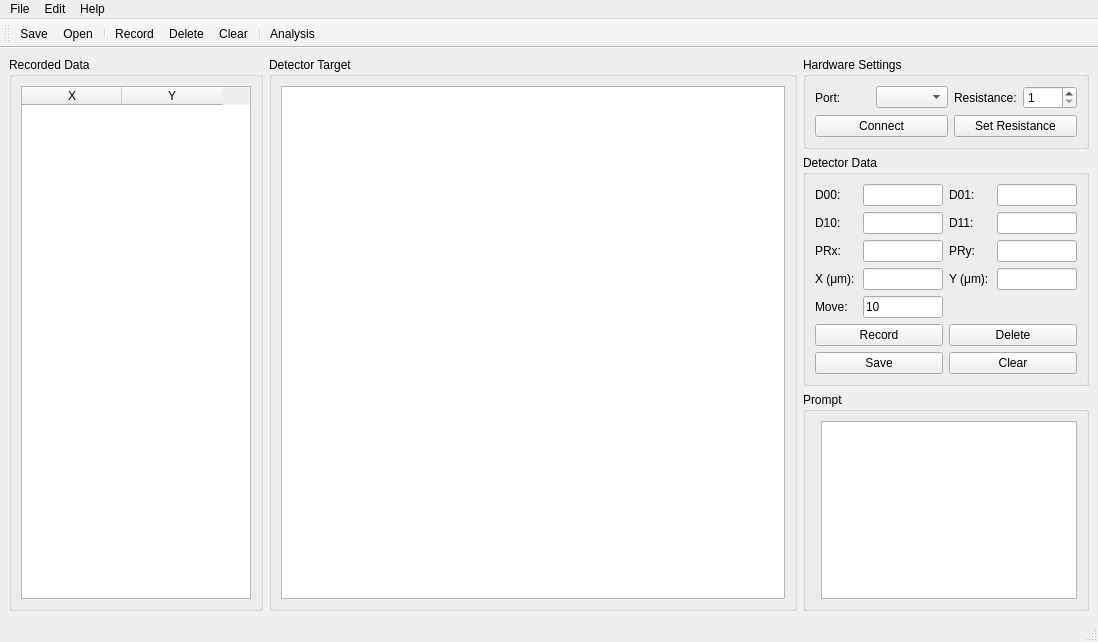
<?xml version="1.0" encoding="UTF-8"?>
<ui version="4.0">
 <class>MainWindow</class>
 <widget class="QMainWindow" name="MainWindow">
  <property name="geometry">
   <rect>
    <x>0</x>
    <y>0</y>
    <width>1098</width>
    <height>642</height>
   </rect>
  </property>
  <property name="windowTitle">
   <string>Laser Collimator</string>
  </property>
  <property name="windowIcon">
   <iconset resource="res.qrc">
    <normaloff>:/logo/images/proj1.png</normaloff>:/logo/images/proj1.png</iconset>
  </property>
  <widget class="QWidget" name="centralwidget">
   <property name="sizePolicy">
    <sizepolicy hsizetype="Preferred" vsizetype="Preferred">
     <horstretch>0</horstretch>
     <verstretch>0</verstretch>
    </sizepolicy>
   </property>
   <layout class="QHBoxLayout" name="horizontalLayout">
    <item>
     <widget class="QGroupBox" name="groupBox_5">
      <property name="title">
       <string>Recorded Data</string>
      </property>
      <layout class="QVBoxLayout" name="verticalLayout_2">
       <item>
        <widget class="QTableWidget" name="tableWidget">
         <property name="sizePolicy">
          <sizepolicy hsizetype="Minimum" vsizetype="Expanding">
           <horstretch>0</horstretch>
           <verstretch>0</verstretch>
          </sizepolicy>
         </property>
         <property name="maximumSize">
          <size>
           <width>230</width>
           <height>16777215</height>
          </size>
         </property>
         <attribute name="horizontalHeaderVisible">
          <bool>true</bool>
         </attribute>
         <attribute name="horizontalHeaderCascadingSectionResizes">
          <bool>false</bool>
         </attribute>
         <attribute name="horizontalHeaderMinimumSectionSize">
          <number>24</number>
         </attribute>
         <attribute name="horizontalHeaderDefaultSectionSize">
          <number>100</number>
         </attribute>
         <attribute name="horizontalHeaderShowSortIndicator" stdset="0">
          <bool>false</bool>
         </attribute>
         <attribute name="horizontalHeaderStretchLastSection">
          <bool>false</bool>
         </attribute>
         <attribute name="verticalHeaderStretchLastSection">
          <bool>false</bool>
         </attribute>
         <column>
          <property name="text">
           <string>X</string>
          </property>
         </column>
         <column>
          <property name="text">
           <string>Y</string>
          </property>
         </column>
        </widget>
       </item>
      </layout>
     </widget>
    </item>
    <item>
     <widget class="QGroupBox" name="groupBox_4">
      <property name="title">
       <string>Detector Target</string>
      </property>
      <layout class="QGridLayout" name="gridLayout_3">
       <item row="0" column="0">
        <widget class="QGraphicsView" name="graphicsView">
         <property name="sizePolicy">
          <sizepolicy hsizetype="Expanding" vsizetype="Expanding">
           <horstretch>0</horstretch>
           <verstretch>0</verstretch>
          </sizepolicy>
         </property>
         <property name="minimumSize">
          <size>
           <width>500</width>
           <height>500</height>
          </size>
         </property>
        </widget>
       </item>
      </layout>
     </widget>
    </item>
    <item>
     <layout class="QVBoxLayout" name="verticalLayout">
      <item>
       <widget class="QGroupBox" name="groupBox">
        <property name="sizePolicy">
         <sizepolicy hsizetype="Minimum" vsizetype="Preferred">
          <horstretch>0</horstretch>
          <verstretch>0</verstretch>
         </sizepolicy>
        </property>
        <property name="title">
         <string>Hardware Settings</string>
        </property>
        <layout class="QHBoxLayout" name="horizontalLayout_3">
         <item>
          <layout class="QGridLayout" name="gridLayout">
           <property name="sizeConstraint">
            <enum>QLayout::SizeConstraint::SetDefaultConstraint</enum>
           </property>
           <property name="spacing">
            <number>6</number>
           </property>
           <item row="0" column="0">
            <widget class="QLabel" name="label">
             <property name="sizePolicy">
              <sizepolicy hsizetype="Minimum" vsizetype="Preferred">
               <horstretch>0</horstretch>
               <verstretch>0</verstretch>
              </sizepolicy>
             </property>
             <property name="maximumSize">
              <size>
               <width>70</width>
               <height>16777215</height>
              </size>
             </property>
             <property name="text">
              <string>Port:</string>
             </property>
            </widget>
           </item>
           <item row="0" column="1">
            <widget class="QComboBox" name="portComboBox">
             <property name="sizePolicy">
              <sizepolicy hsizetype="Minimum" vsizetype="Fixed">
               <horstretch>0</horstretch>
               <verstretch>0</verstretch>
              </sizepolicy>
             </property>
             <property name="maximumSize">
              <size>
               <width>80</width>
               <height>16777215</height>
              </size>
             </property>
            </widget>
           </item>
           <item row="0" column="2">
            <widget class="QLabel" name="label_2">
             <property name="sizePolicy">
              <sizepolicy hsizetype="Minimum" vsizetype="Preferred">
               <horstretch>0</horstretch>
               <verstretch>0</verstretch>
              </sizepolicy>
             </property>
             <property name="minimumSize">
              <size>
               <width>0</width>
               <height>0</height>
              </size>
             </property>
             <property name="maximumSize">
              <size>
               <width>70</width>
               <height>16777215</height>
              </size>
             </property>
             <property name="text">
              <string>Resistance:</string>
             </property>
            </widget>
           </item>
           <item row="0" column="3">
            <widget class="QSpinBox" name="resistanceBox">
             <property name="maximumSize">
              <size>
               <width>80</width>
               <height>16777215</height>
              </size>
             </property>
             <property name="minimum">
              <number>1</number>
             </property>
             <property name="maximum">
              <number>31</number>
             </property>
             <property name="value">
              <number>1</number>
             </property>
            </widget>
           </item>
           <item row="1" column="0" colspan="2">
            <widget class="QPushButton" name="connectBtn">
             <property name="sizePolicy">
              <sizepolicy hsizetype="Minimum" vsizetype="Fixed">
               <horstretch>0</horstretch>
               <verstretch>0</verstretch>
              </sizepolicy>
             </property>
             <property name="maximumSize">
              <size>
               <width>16777215</width>
               <height>16777215</height>
              </size>
             </property>
             <property name="text">
              <string>Connect</string>
             </property>
            </widget>
           </item>
           <item row="1" column="2" colspan="2">
            <widget class="QPushButton" name="setResistanceBtn">
             <property name="maximumSize">
              <size>
               <width>16777215</width>
               <height>16777215</height>
              </size>
             </property>
             <property name="text">
              <string>Set Resistance</string>
             </property>
            </widget>
           </item>
          </layout>
         </item>
        </layout>
       </widget>
      </item>
      <item>
       <widget class="QGroupBox" name="groupBox_2">
        <property name="sizePolicy">
         <sizepolicy hsizetype="Minimum" vsizetype="Preferred">
          <horstretch>0</horstretch>
          <verstretch>0</verstretch>
         </sizepolicy>
        </property>
        <property name="title">
         <string>Detector Data</string>
        </property>
        <layout class="QHBoxLayout" name="horizontalLayout_2">
         <item>
          <layout class="QGridLayout" name="gridLayout_2">
           <property name="sizeConstraint">
            <enum>QLayout::SizeConstraint::SetDefaultConstraint</enum>
           </property>
           <item row="1" column="2">
            <widget class="QLabel" name="label_6">
             <property name="sizePolicy">
              <sizepolicy hsizetype="Minimum" vsizetype="Preferred">
               <horstretch>0</horstretch>
               <verstretch>0</verstretch>
              </sizepolicy>
             </property>
             <property name="text">
              <string>D11:</string>
             </property>
            </widget>
           </item>
           <item row="3" column="1">
            <widget class="QLineEdit" name="xPosEdit">
             <property name="sizePolicy">
              <sizepolicy hsizetype="Minimum" vsizetype="Fixed">
               <horstretch>0</horstretch>
               <verstretch>0</verstretch>
              </sizepolicy>
             </property>
             <property name="maximumSize">
              <size>
               <width>80</width>
               <height>16777215</height>
              </size>
             </property>
             <property name="readOnly">
              <bool>true</bool>
             </property>
            </widget>
           </item>
           <item row="0" column="1">
            <widget class="QLineEdit" name="v00Edit">
             <property name="sizePolicy">
              <sizepolicy hsizetype="Minimum" vsizetype="Fixed">
               <horstretch>0</horstretch>
               <verstretch>0</verstretch>
              </sizepolicy>
             </property>
             <property name="maximumSize">
              <size>
               <width>80</width>
               <height>16777215</height>
              </size>
             </property>
             <property name="readOnly">
              <bool>true</bool>
             </property>
            </widget>
           </item>
           <item row="4" column="1">
            <widget class="QLineEdit" name="moveEdit">
             <property name="sizePolicy">
              <sizepolicy hsizetype="Minimum" vsizetype="Fixed">
               <horstretch>0</horstretch>
               <verstretch>0</verstretch>
              </sizepolicy>
             </property>
             <property name="maximumSize">
              <size>
               <width>80</width>
               <height>16777215</height>
              </size>
             </property>
             <property name="text">
              <string>10</string>
             </property>
            </widget>
           </item>
           <item row="1" column="1">
            <widget class="QLineEdit" name="v10Edit">
             <property name="sizePolicy">
              <sizepolicy hsizetype="Minimum" vsizetype="Fixed">
               <horstretch>0</horstretch>
               <verstretch>0</verstretch>
              </sizepolicy>
             </property>
             <property name="maximumSize">
              <size>
               <width>80</width>
               <height>16777215</height>
              </size>
             </property>
             <property name="readOnly">
              <bool>true</bool>
             </property>
            </widget>
           </item>
           <item row="2" column="1">
            <widget class="QLineEdit" name="pxEdit">
             <property name="sizePolicy">
              <sizepolicy hsizetype="Minimum" vsizetype="Fixed">
               <horstretch>0</horstretch>
               <verstretch>0</verstretch>
              </sizepolicy>
             </property>
             <property name="maximumSize">
              <size>
               <width>80</width>
               <height>16777215</height>
              </size>
             </property>
             <property name="readOnly">
              <bool>true</bool>
             </property>
            </widget>
           </item>
           <item row="1" column="3">
            <widget class="QLineEdit" name="v11Edit">
             <property name="sizePolicy">
              <sizepolicy hsizetype="Minimum" vsizetype="Fixed">
               <horstretch>0</horstretch>
               <verstretch>0</verstretch>
              </sizepolicy>
             </property>
             <property name="maximumSize">
              <size>
               <width>80</width>
               <height>16777215</height>
              </size>
             </property>
             <property name="readOnly">
              <bool>true</bool>
             </property>
            </widget>
           </item>
           <item row="2" column="0">
            <widget class="QLabel" name="label_7">
             <property name="sizePolicy">
              <sizepolicy hsizetype="Minimum" vsizetype="Preferred">
               <horstretch>0</horstretch>
               <verstretch>0</verstretch>
              </sizepolicy>
             </property>
             <property name="text">
              <string>PRx:</string>
             </property>
            </widget>
           </item>
           <item row="2" column="2">
            <widget class="QLabel" name="label_8">
             <property name="sizePolicy">
              <sizepolicy hsizetype="Minimum" vsizetype="Preferred">
               <horstretch>0</horstretch>
               <verstretch>0</verstretch>
              </sizepolicy>
             </property>
             <property name="text">
              <string>PRy:</string>
             </property>
            </widget>
           </item>
           <item row="1" column="0">
            <widget class="QLabel" name="label_5">
             <property name="sizePolicy">
              <sizepolicy hsizetype="Minimum" vsizetype="Preferred">
               <horstretch>0</horstretch>
               <verstretch>0</verstretch>
              </sizepolicy>
             </property>
             <property name="maximumSize">
              <size>
               <width>16777215</width>
               <height>16777215</height>
              </size>
             </property>
             <property name="text">
              <string>D10:</string>
             </property>
            </widget>
           </item>
           <item row="3" column="0">
            <widget class="QLabel" name="label_9">
             <property name="sizePolicy">
              <sizepolicy hsizetype="Minimum" vsizetype="Preferred">
               <horstretch>0</horstretch>
               <verstretch>0</verstretch>
              </sizepolicy>
             </property>
             <property name="maximumSize">
              <size>
               <width>16777215</width>
               <height>16777215</height>
              </size>
             </property>
             <property name="text">
              <string>X (μm):</string>
             </property>
            </widget>
           </item>
           <item row="0" column="3">
            <widget class="QLineEdit" name="v01Edit">
             <property name="sizePolicy">
              <sizepolicy hsizetype="Minimum" vsizetype="Fixed">
               <horstretch>0</horstretch>
               <verstretch>0</verstretch>
              </sizepolicy>
             </property>
             <property name="maximumSize">
              <size>
               <width>80</width>
               <height>16777215</height>
              </size>
             </property>
             <property name="readOnly">
              <bool>true</bool>
             </property>
            </widget>
           </item>
           <item row="0" column="0">
            <widget class="QLabel" name="label_3">
             <property name="sizePolicy">
              <sizepolicy hsizetype="Minimum" vsizetype="Preferred">
               <horstretch>0</horstretch>
               <verstretch>0</verstretch>
              </sizepolicy>
             </property>
             <property name="maximumSize">
              <size>
               <width>70</width>
               <height>16777215</height>
              </size>
             </property>
             <property name="tabletTracking">
              <bool>false</bool>
             </property>
             <property name="text">
              <string>D00:</string>
             </property>
            </widget>
           </item>
           <item row="5" column="2" colspan="2">
            <widget class="QPushButton" name="deleteBtn">
             <property name="text">
              <string>Delete</string>
             </property>
            </widget>
           </item>
           <item row="3" column="2">
            <widget class="QLabel" name="label_10">
             <property name="sizePolicy">
              <sizepolicy hsizetype="Minimum" vsizetype="Preferred">
               <horstretch>0</horstretch>
               <verstretch>0</verstretch>
              </sizepolicy>
             </property>
             <property name="maximumSize">
              <size>
               <width>16777215</width>
               <height>16777215</height>
              </size>
             </property>
             <property name="text">
              <string>Y (μm):</string>
             </property>
            </widget>
           </item>
           <item row="4" column="0">
            <widget class="QLabel" name="label_11">
             <property name="sizePolicy">
              <sizepolicy hsizetype="Minimum" vsizetype="Preferred">
               <horstretch>0</horstretch>
               <verstretch>0</verstretch>
              </sizepolicy>
             </property>
             <property name="maximumSize">
              <size>
               <width>16777215</width>
               <height>16777215</height>
              </size>
             </property>
             <property name="text">
              <string>Move:</string>
             </property>
            </widget>
           </item>
           <item row="0" column="2">
            <widget class="QLabel" name="label_4">
             <property name="sizePolicy">
              <sizepolicy hsizetype="Minimum" vsizetype="Preferred">
               <horstretch>0</horstretch>
               <verstretch>0</verstretch>
              </sizepolicy>
             </property>
             <property name="maximumSize">
              <size>
               <width>70</width>
               <height>16777215</height>
              </size>
             </property>
             <property name="text">
              <string>D01:</string>
             </property>
            </widget>
           </item>
           <item row="2" column="3">
            <widget class="QLineEdit" name="pyEdit">
             <property name="sizePolicy">
              <sizepolicy hsizetype="Minimum" vsizetype="Fixed">
               <horstretch>0</horstretch>
               <verstretch>0</verstretch>
              </sizepolicy>
             </property>
             <property name="maximumSize">
              <size>
               <width>80</width>
               <height>16777215</height>
              </size>
             </property>
             <property name="readOnly">
              <bool>true</bool>
             </property>
            </widget>
           </item>
           <item row="3" column="3">
            <widget class="QLineEdit" name="yPosEdit">
             <property name="sizePolicy">
              <sizepolicy hsizetype="Minimum" vsizetype="Fixed">
               <horstretch>0</horstretch>
               <verstretch>0</verstretch>
              </sizepolicy>
             </property>
             <property name="maximumSize">
              <size>
               <width>80</width>
               <height>16777215</height>
              </size>
             </property>
             <property name="readOnly">
              <bool>true</bool>
             </property>
            </widget>
           </item>
           <item row="6" column="2" colspan="2">
            <widget class="QPushButton" name="clearBtn">
             <property name="text">
              <string>Clear</string>
             </property>
            </widget>
           </item>
           <item row="6" column="0" colspan="2">
            <widget class="QPushButton" name="saveBtn">
             <property name="text">
              <string>Save</string>
             </property>
            </widget>
           </item>
           <item row="5" column="0" colspan="2">
            <widget class="QPushButton" name="recordBtn">
             <property name="text">
              <string>Record</string>
             </property>
            </widget>
           </item>
          </layout>
         </item>
        </layout>
       </widget>
      </item>
      <item>
       <widget class="QGroupBox" name="groupBox_3">
        <property name="sizePolicy">
         <sizepolicy hsizetype="Minimum" vsizetype="Preferred">
          <horstretch>0</horstretch>
          <verstretch>0</verstretch>
         </sizepolicy>
        </property>
        <property name="title">
         <string>Prompt</string>
        </property>
        <layout class="QFormLayout" name="formLayout">
         <property name="sizeConstraint">
          <enum>QLayout::SizeConstraint::SetDefaultConstraint</enum>
         </property>
         <item row="0" column="1">
          <widget class="QTextBrowser" name="textBrowser">
           <property name="sizePolicy">
            <sizepolicy hsizetype="Minimum" vsizetype="Expanding">
             <horstretch>0</horstretch>
             <verstretch>0</verstretch>
            </sizepolicy>
           </property>
          </widget>
         </item>
        </layout>
       </widget>
      </item>
     </layout>
    </item>
   </layout>
  </widget>
  <widget class="QMenuBar" name="menubar">
   <property name="geometry">
    <rect>
     <x>0</x>
     <y>0</y>
     <width>1098</width>
     <height>33</height>
    </rect>
   </property>
   <widget class="QMenu" name="menuFile">
    <property name="title">
     <string>File</string>
    </property>
    <addaction name="actionOpen"/>
    <addaction name="actionSave"/>
    <addaction name="actionClose"/>
    <addaction name="separator"/>
    <addaction name="actionQuit"/>
   </widget>
   <widget class="QMenu" name="menuEdit">
    <property name="title">
     <string>Edit</string>
    </property>
    <addaction name="actionRecord"/>
    <addaction name="actionDelete"/>
    <addaction name="actionClear"/>
    <addaction name="actionAnalysis"/>
   </widget>
   <widget class="QMenu" name="menuHelp">
    <property name="title">
     <string>Help</string>
    </property>
    <addaction name="actionHelp"/>
    <addaction name="actionAbout"/>
   </widget>
   <addaction name="menuFile"/>
   <addaction name="menuEdit"/>
   <addaction name="menuHelp"/>
  </widget>
  <widget class="QToolBar" name="toolBar">
   <property name="windowTitle">
    <string>toolBar</string>
   </property>
   <attribute name="toolBarArea">
    <enum>TopToolBarArea</enum>
   </attribute>
   <attribute name="toolBarBreak">
    <bool>false</bool>
   </attribute>
   <addaction name="actionSave"/>
   <addaction name="actionOpen"/>
   <addaction name="separator"/>
   <addaction name="actionRecord"/>
   <addaction name="actionDelete"/>
   <addaction name="actionClear"/>
   <addaction name="separator"/>
   <addaction name="actionAnalysis"/>
  </widget>
  <widget class="QStatusBar" name="statusbar"/>
  <action name="actionSave">
   <property name="icon">
    <iconset resource="res.qrc">
     <normaloff>:/logo/images/save.png</normaloff>:/logo/images/save.png</iconset>
   </property>
   <property name="text">
    <string>Save</string>
   </property>
  </action>
  <action name="actionQuit">
   <property name="icon">
    <iconset resource="res.qrc">
     <normaloff>:/logo/images/quit.png</normaloff>:/logo/images/quit.png</iconset>
   </property>
   <property name="text">
    <string>Quit</string>
   </property>
  </action>
  <action name="actionAnalysis">
   <property name="icon">
    <iconset resource="res.qrc">
     <normaloff>:/logo/images/analysis.png</normaloff>:/logo/images/analysis.png</iconset>
   </property>
   <property name="text">
    <string>Analysis</string>
   </property>
  </action>
  <action name="actionAbout">
   <property name="icon">
    <iconset resource="res.qrc">
     <normaloff>:/logo/images/about.png</normaloff>:/logo/images/about.png</iconset>
   </property>
   <property name="text">
    <string>About</string>
   </property>
  </action>
  <action name="actionHelp">
   <property name="icon">
    <iconset resource="res.qrc">
     <normaloff>:/logo/images/help.png</normaloff>:/logo/images/help.png</iconset>
   </property>
   <property name="text">
    <string>Help</string>
   </property>
  </action>
  <action name="actionOpen">
   <property name="icon">
    <iconset resource="res.qrc">
     <normaloff>:/logo/images/open.png</normaloff>:/logo/images/open.png</iconset>
   </property>
   <property name="text">
    <string>Open</string>
   </property>
  </action>
  <action name="actionClear">
   <property name="icon">
    <iconset resource="res.qrc">
     <normaloff>:/logo/images/clear.png</normaloff>:/logo/images/clear.png</iconset>
   </property>
   <property name="text">
    <string>Clear</string>
   </property>
  </action>
  <action name="actionRecord">
   <property name="icon">
    <iconset resource="res.qrc">
     <normaloff>:/logo/images/record.png</normaloff>:/logo/images/record.png</iconset>
   </property>
   <property name="text">
    <string>Record</string>
   </property>
  </action>
  <action name="actionDelete">
   <property name="icon">
    <iconset resource="res.qrc">
     <normaloff>:/logo/images/delete.png</normaloff>:/logo/images/delete.png</iconset>
   </property>
   <property name="text">
    <string>Delete</string>
   </property>
  </action>
  <action name="actionClose">
   <property name="icon">
    <iconset resource="res.qrc">
     <normaloff>:/logo/images/close.png</normaloff>:/logo/images/close.png</iconset>
   </property>
   <property name="text">
    <string>Close</string>
   </property>
  </action>
 </widget>
 <resources>
  <include location="res.qrc"/>
 </resources>
 <connections/>
</ui>
